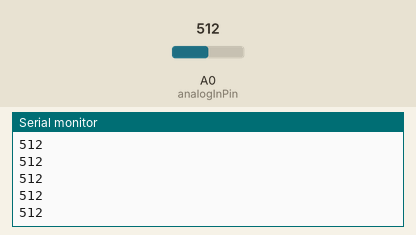
Simulated run of this sketch. Board: Arduino Uno, built with avr-gcc and run on an emulated ATmega328P. Parts: the last lines printed to the serial monitor. The test bench sets the inputs (shaded band); at power-on: A0 (analogInPin) = 512.

Above: at 1.2 s.
1.3 s: A0 (analogInPin) set to 716
At 2.2 s:
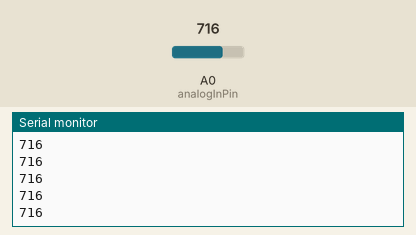
2.8 s: A0 (analogInPin) set to 900
At 3.9 s:
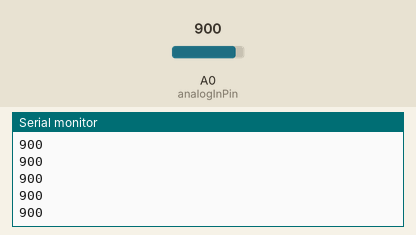
Timing chart, 0 to 5.8 s (numbered marks = the images above; inputs shaded):
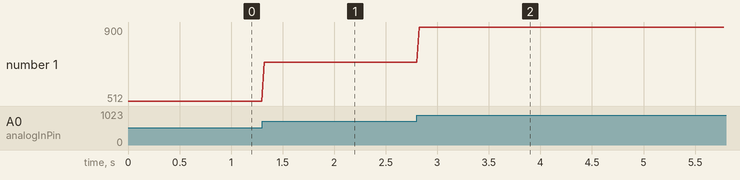

Measured:
- after the input at 1.3 s, the serial monitor: prints a new line at once (image 1)
- after the input at 2.8 s, the serial monitor: prints a new line at once (image 2)
- plotted number 1: 512 → 716 after the input at 1.3 s, 716 → 900 after the input at 2.8 s

The sketch:

analogSerial.ino
```cpp
/*
  Analog input, analog output, serial output

 Reads an analog input pin, Also prints the results to the serial monitor.

 The circuit:
 * potentiometer connected to analog pin 0.
   Center pin of the potentiometer goes to the analog pin.
   side pins of the potentiometer go to +5V and ground


created 24th march
 by Srujan Babu
  */

 const int analogInPin = A0;
 int sensorValue = 0;

void setup()
{
  Serial.begin(9600);
}

void loop()
{
  sensorValue = analogRead(analogInPin);
  Serial.println(sensorValue);
  Serial.flush();
  delay(20);
}
```
